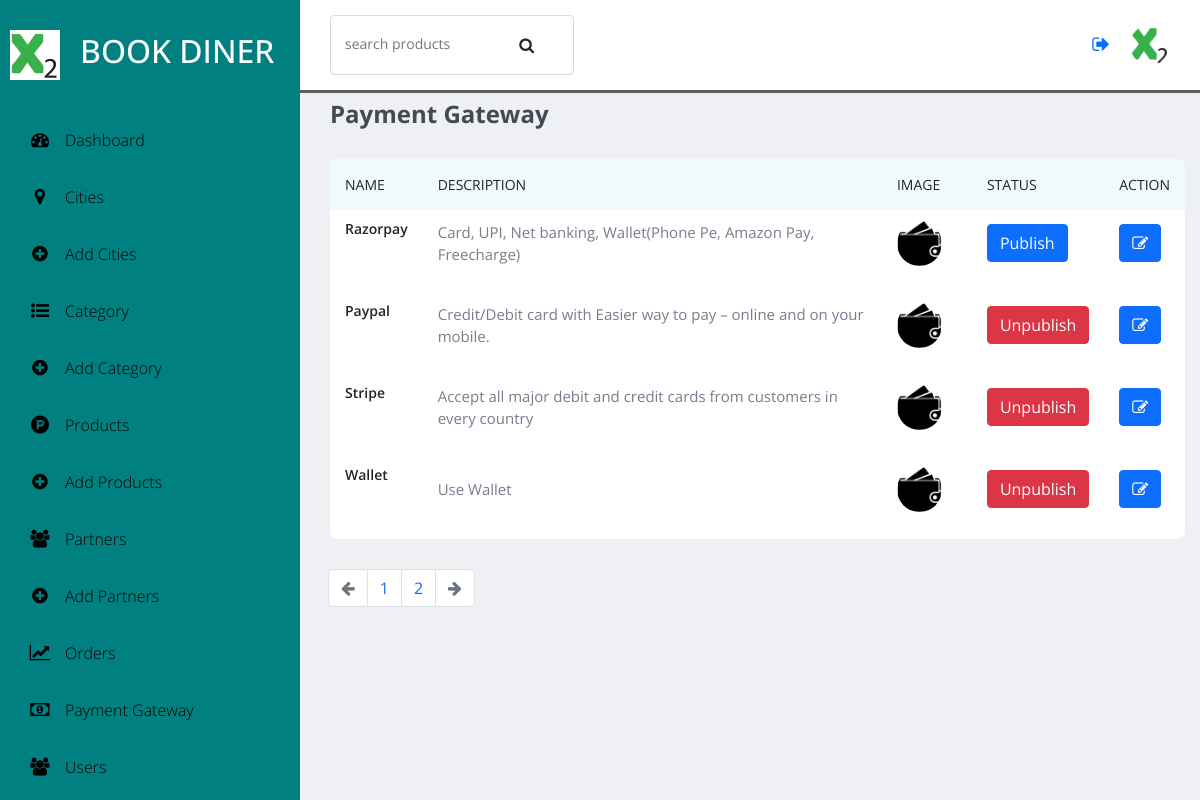
The app's page /payment.php (signed in) with its own data.
### tables this page shows
CREATE TABLE `payment` (
  `id` int(11) NOT NULL,
  `name` varchar(100) NOT NULL,
  `description` varchar(255) NOT NULL,
  `image` varchar(255) NOT NULL,
  `attribute` varchar(255) NOT NULL,
  `status` int(11) DEFAULT NULL
);

### get.payment.php (called while the page is built, shortened)
<?php
include('connection.php');
if(isset($_GET['page_no']) && $_GET['page_no'] != ""){
    $page_no = $_GET['page_no'];
}
else{
    $page_no = 1;
}
$stmt1 = $conn->prepare("select count(*) as total_payments from payment");
$stmt1->execute();
$stmt1->bind_result($total_payments);
$total_payments_per_page = 5;
$offset = ($page_no-1) * $total_payments_per_page;
$total_no_of_pages = ceil($total_payments/$total_payments_per_page);
$stmt2 = $conn->prepare("select * from payment limit $offset,$total_payments_per_page");
$stmt2->execute();
$payments = $stmt2->get_result();
?>

### payment.php (the view, shortened to what this page needs)
<?php include('includes/header.php'); ?>
    <section id="interface">
    <?php include('includes/navigation.php'); ?>
        <h3 class="i-name">Payment Gateway</h3>
        <?php
            include('get.payment.php');
        ?>
        <div class="board">
            <table width="100%">
                <thead>
                    <tr>
                        <td>NAME</td>
                        <td>Description</td>
                        <td>Image</td>
                        <td>STATUS</td>
                        <td>ACTION</td>
                    </tr>
                </thead>
                <tbody>
                <?php foreach($payments as $payment){ ?>
                    <tr>
                        <td class="people">
                            <div class="people-description">
                                <h5><?php echo $payment['name']; ?></h5>
                            </div>
                        </td>
                        <td class="people-des">
                            <p><?php echo $payment['description']; ?></p>
                        </td>
                        <td class="role">
                            <p><img src="assets/img/<?php echo $payment['image']; ?>"/></p>
                        </td>
                        <td class="active">
                            <?php
                            if($payment['status']==1){
                                echo '<p><a href="payment.status.php?id='.$payment['id'].'&status=0" class="btn btn-primary" title="Click to Unpublish" data-toggle="tooltip">Publish</a></p>';
                            }else{
                                echo '<p><a href="payment.status.php?id='.$payment['id'].'&status=1" class="btn btn-danger" title="Click to Publish" data-toggle="tooltip">Unpublish</a></p>';
                            }
                            ?>
                        </td>
                        <td class="edit">
                            <p>
                                <a class="btn btn-primary" title="Click to Edit" data-toggle="tooltip" href="<?php echo "edit.payment.php?payment_id=".$payment['id']; ?>">
                                    <i class="fa fa-pencil-square-o" aria-hidden="true"></i>
                                </a>
                            </p>
                        </td>
                    </tr>
                    <?php } ?>
                </tbody>
            </table>
        </div>
        <nav class="container mx-3" aria-label="Page navigation example">
            <ul class="pagination">
                <li class="page-item <?php if($page_no<=1){echo 'disabled';}?>">
                    <a class="page-link" href="<?php if($page_no<=1){echo'#';}else{echo '?page_no='.($page_no-1);}?>">
                        <i class="fa fa-arrow-left" aria-hidden="true"></i>
                    </a>
                </li>
                <li class="page-item">
                    <a class="page-link" href="?page_no=1">1</a>
                </li>
                <li class="page-item">
                    <a class="page-link" href="?page_no=2">2</a>
                </li>
                <li class="page-item <?php if($page_no>= $total_no_of_pages){echo 'disabled';}?>">
                    <a class="page-link" href="<?php if($page_no>=$total_no_of_pages){echo'#';}else{echo '?page_no='.($page_no+1);}?>">
                        <i class="fa fa-arrow-right" aria-hidden="true"></i>
                    </a>
                </li>
            </ul>
        </nav>
    </section>
<?php include('includes/script.php'); ?>

### assets/css/style.css (style rules this page uses)
* { margin:0; padding: 0; box-sizing: border-box; font-family: 'Open Sans', sans-serif; }
body { width: 100%; background: #eef0f3; position: relative; display: flex; }
#interface { width: calc(100% - 300px); position: relative; margin-left: 300px; }
.i-name { color: #444a53; padding: 30px 30px 0 30px; font-size: 24px; font-weight: 700; margin-top: 70px; }
.board { width: 95%; margin: 30px 0 30px 30px; overflow: auto; background: #fff; border-radius: 8px; }
.board img { width: 45px; height: 45px; object-fit: cover; border-radius: 50%; margin-right: 15px; }
.board h5 { font-weight: 600; font-size: 14px; }
.board p { font-weight: 400; font-size: 15px; color: #787d8d; }
.board .people { display: flex; justify-content: flex-start; align-items: center; text-align: start; }
table { border-collapse: collapse; }
tr { border-bottom: 1px solid #fff; }
thead td { font-size: 14px; text-transform: uppercase; font-weight: 400; background: #f0fafb; text-align: start; padding: 15px; }
tbody tr td { padding: 10px 15px; }

### records on screen
payment: name "Razorpay", description "Card, UPI, Net banking, Wallet(Phone Pe, Amazon Pay, Freecharge)", image (picture)
payment: name "Paypal", description "Credit/Debit card with Easier way to pay – online and on your mobile.", image (picture)
payment: name "Stripe", description "Accept all major debit and credit cards from customers in every country", image (picture)
payment: name "Wallet", description "Use Wallet", image (picture)
